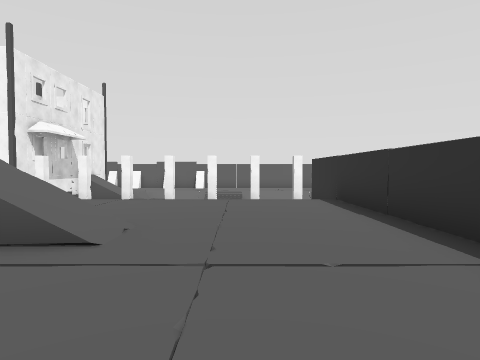
[1] (above)

12 first-person views from a walk through a Unity game level. The camera is 1.4 m above the floor, tilts 2° down and sees 75° across. The floor is counted in squares, 2 m on a side. Each view is taken from the middle of a square. On the plan, view 1 faces up. The plan holds only what a view shows up to about 10 squares ahead; the rest is blank. The player is left out.

[2]
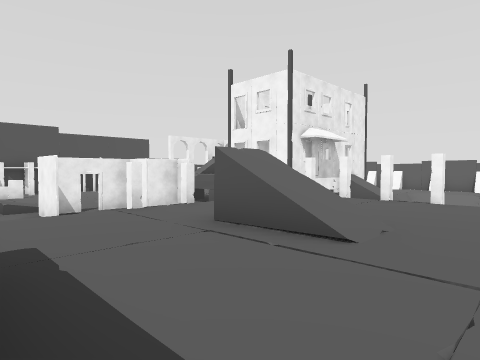

[3]
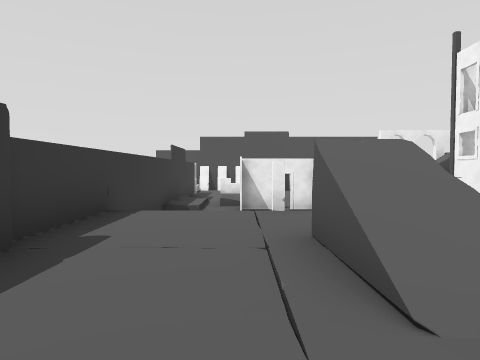

[4]
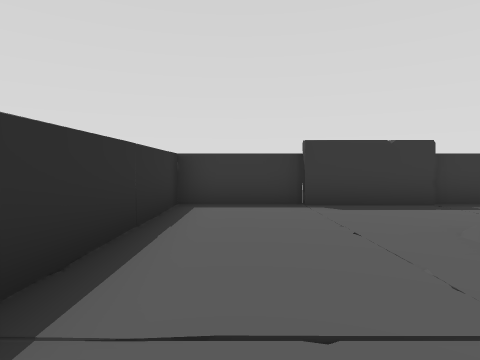

[5]
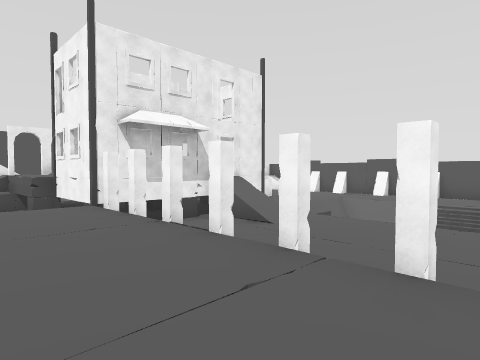

[6]
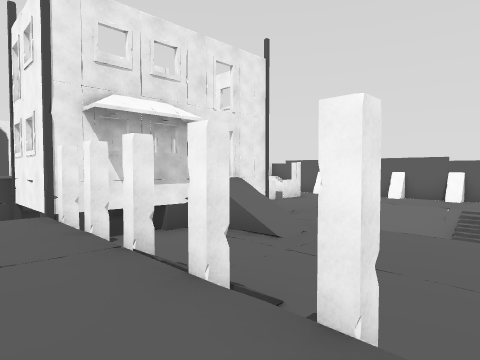

[7]
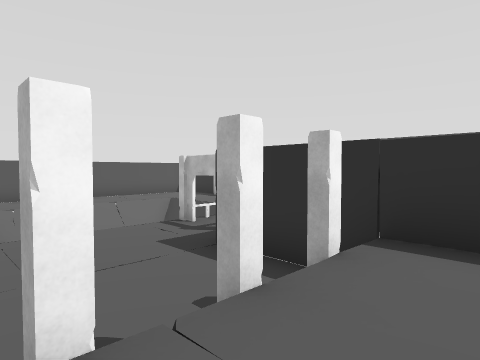

[8]
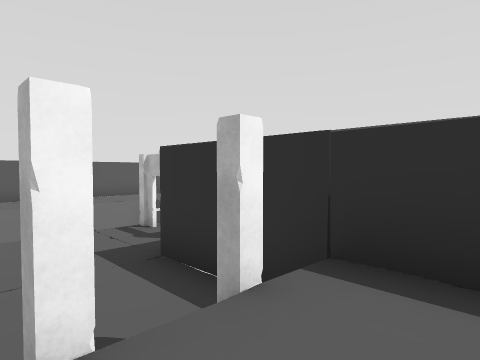

[9]
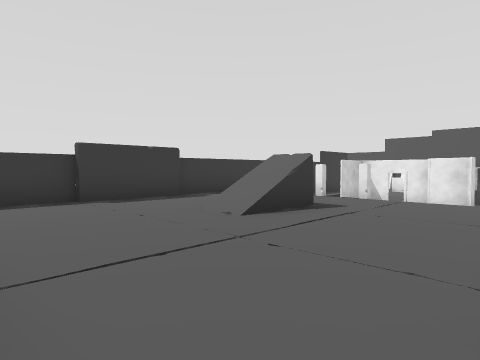

[10]
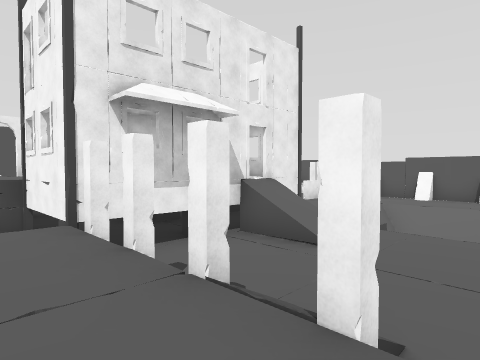

[11]
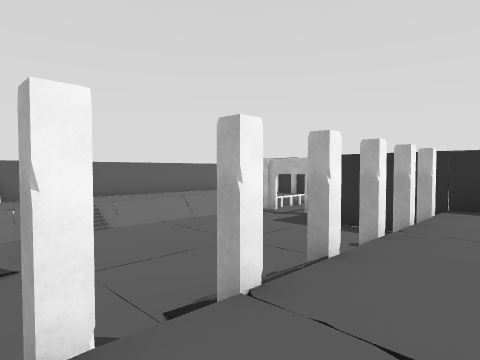

[12]
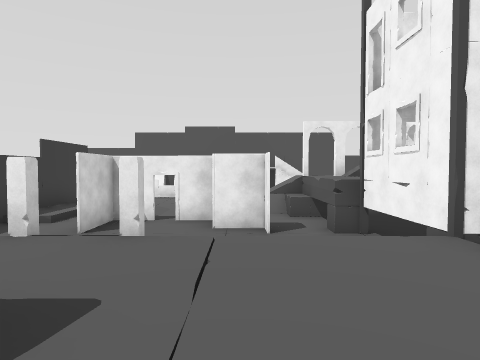

### Floor plan
Key: @ floor where view 1 was taken; # wall or solid block; x gap in a wall; . main floor; - floor 0.75 m lower than the main floor; _ floor 1 m lower than the main floor; : floor 1 m higher than the main floor; < floor 3 m lower than the main floor; / step, stairs or slope; = window, fence, low wall or low ledge; B building; O other object.
Columns run from 12 left of view 1 to 5 right of it. Each row starts with its distance up from view 1.
 18          __  __
 17         ///////
 16        /<<//=<<
 15        /
 14        /<
 13        //
 12     BBB_/___//_/OO
 11        B/________
 10     B  B_______#
  9  O# B  B_______#
  8  #= B  ___/____#
  7  # :BBB#xxxxx..#
  6  /O_x  ........#
  5     #  /.......#
  4   _##  /../....#
  3  __x_  /.//....#
  2  //##  //......#
  1   //_  ........#
  0  --/_  /..##@..#
 -1 ################

Positions as (right, up) in squares from view 1, and headings:
1: (0, 0), facing up
2: (0, 0), facing up-left
3: (0, 2), facing left
4: (1, 6), facing down
5: (1, 5), facing up-left
6: (0, 6), facing up-left
7: (-1, 6), facing up-right
8: (0, 6), facing up-right
9: (2, 7), facing down-left
10: (-1, 6), facing up-left
11: (-4, 6), facing up-right
12: (-2, 5), facing left
